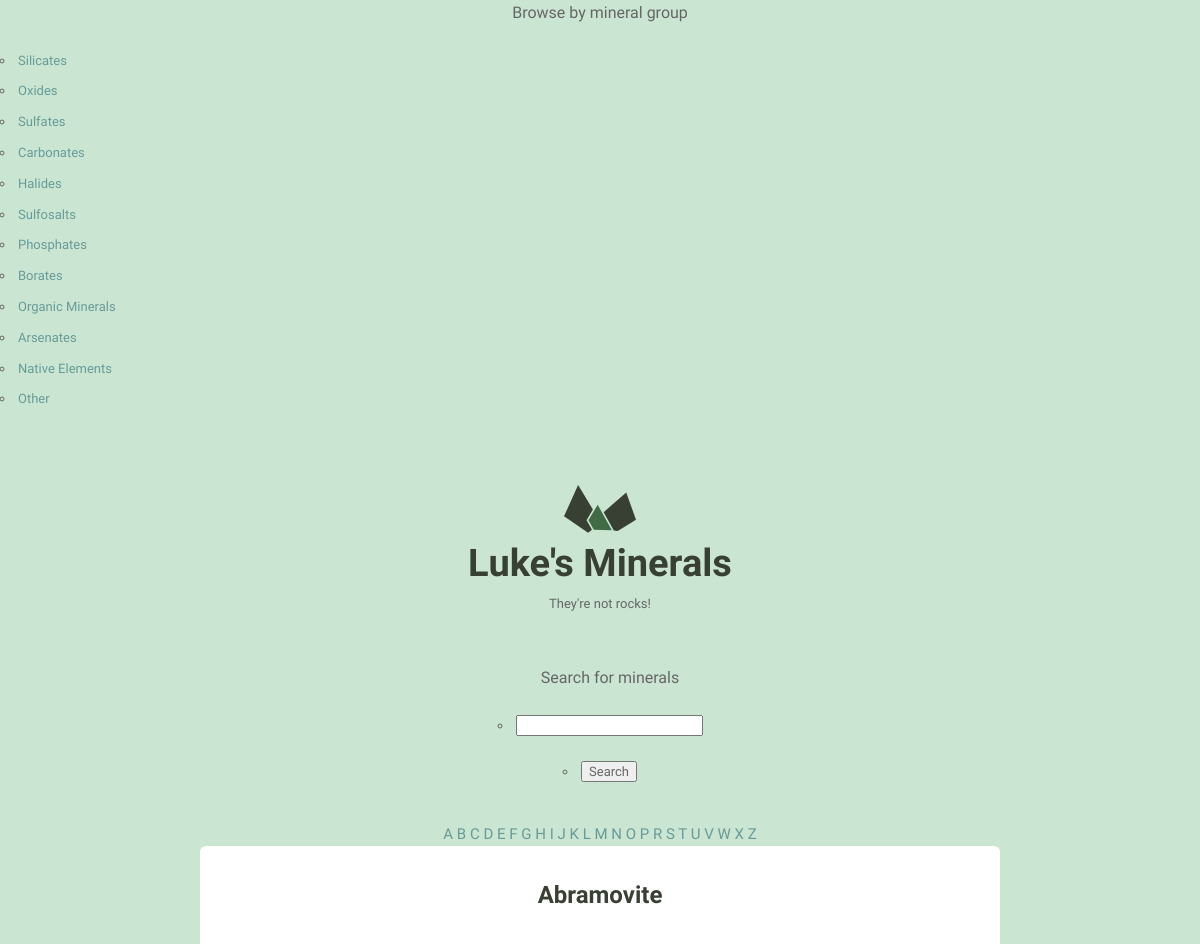
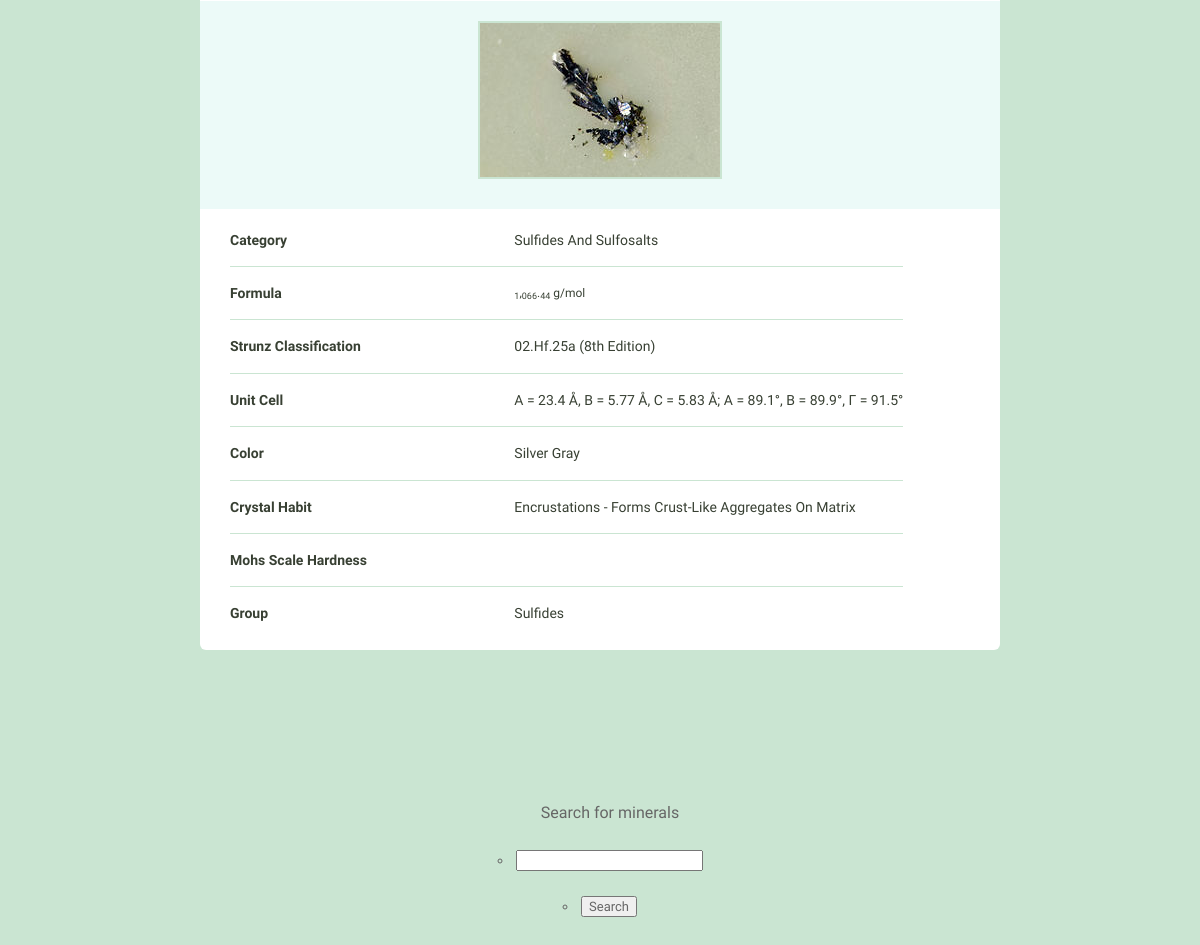
The app's page /minerals/4/ with its own data (2 pictures, top to bottom).
### minerals/models.py (models this page shows, shortened)
class Mineral(models.Model):
    name = models.CharField(max_length=255)
    image_filename = models.CharField(max_length=255)
    image_caption = models.CharField(max_length=255)
    category = models.CharField(max_length=255)
    formula = models.CharField(max_length=255)
    strunz_classification = models.CharField(max_length=255)
    color = models.CharField(max_length=255)
    crystal_system = models.CharField(max_length=255)
    unit_cell = models.CharField(max_length=255)
    crystal_symmetry = models.CharField(max_length=255)
    cleavage = models.CharField(max_length=255)
    mohs_scale_hardness = models.CharField(max_length=255)
    luster = models.CharField(max_length=255)
    streak = models.CharField(max_length=255)
    diaphaneity = models.CharField(max_length=255)
    optical_properties = models.CharField(max_length=255)
    refractive_index = models.CharField(max_length=255)
    crystal_habit = models.CharField(max_length=255)
    specific_gravity = models.CharField(max_length=255)
    group = models.CharField(max_length=255)

### minerals/views.py (the view)
# urls.py: url(r'(?P<pk>\d+)/$', views.mineral_detail, name='detail'),
def mineral_detail(request, pk):
    mineral = Mineral.objects.get(pk=pk)
    fields = [field.name for field in Mineral._meta.get_fields()]
    fields = [e for e in fields if e not in ('id', 'name', 'image_filename',
                                             'image_caption')]
    return render(request, 'minerals/detail.html', {
                  'mineral': mineral,
                  'fields': fields,
                  'alphabet': alphabet,
                  'letter': 'ZZ',
                  'groups': groups,
                  })

### minerals/templates/minerals/detail.html
{% extends "layout.html" %}
{% load mineral_filters %}
{% load static %}
{% load static from staticfiles %}
{% block content %}
<div class="grid-100 mineral__container">
  <h1 class="mineral__name">{{ mineral.name }}</h1>
  <div class="mineral__image-bg">
    <img class="mineral__image" src="{% get_static_prefix %}images/{{ mineral.name}}.jpg">
    <p class="mineral__caption">{{ mineral.img_caption|title }}</p>
  </div>
  <div class="mineral__table-container">
    <table class="mineral__table">
      <tr>
        <td class="mineral__category">Category</td>
        <td>{{ mineral.category|title }}</td>
      </tr>
      <tr>
        <td class="mineral__category">Formula</td>
        <td class="mineral__formula">{{ mineral.formula|safe }}</td>
      </tr>
      <tr>
        <td class="mineral__category">Strunz Classification</td>
        <td>{{ mineral.strunz_classification|title }}</td>
      </tr>
      <tr>
        <td class="mineral__category">Unit Cell</td>
        <td>{{ mineral.unit_cell|title }}</td>
      </tr>
      <tr>
        <td class="mineral__category">Color</td>
        <td>{{ mineral.color|title }}</td>
      </tr>
      <tr>
        <td class="mineral__category">Crystal Habit</td>
        <td>{{ mineral.crystal_habit|title }}</td>
      </tr>
      <tr>
        <td class="mineral__category">Mohs Scale Hardness</td>
        <td>{{ mineral.mohs_hardness|title }}</td>
      </tr>
      <tr>
        <td class="mineral__category">Group</td>
        <td>{{ mineral.group|title }}</td>
      </tr>
    </table>
  </div>
</div>
{% endblock %}

### assets/css/global.css (style rules this page uses)
html { font-family: sans-serif; -ms-text-size-adjust: 100%; -webkit-text-size-adjust: 100%; }
body { margin: 0; }
h1 { font-size: 2em; margin: 0.67em 0; }
sub { font-size: 75%; line-height: 0; position: relative; vertical-align: baseline; bottom: -0.25em; }
img { border: 0; }
table { border-collapse: collapse; border-spacing: 0; }
td, th { padding: 0; }
html { font-size: 62.5%; }
body { background-color: #CAE5D2; font-size: 1.5em; line-height: 1.6; font-weight: 400; font-family: "Cousine"; color: #666; }
.grid, .grid-5, .grid-10, .grid-15, .grid-20, .grid-25, .grid-30, .grid-33, .grid-35, .grid-40, .grid-45, .grid-50, .grid-55, .grid-60, .grid-65, .grid-66, .grid-70, .grid-75, .grid-80, .grid-90, .grid-95, .grid-100 { float: left; box-sizing: border-box; position: relative; }
.grid-100 { width: 100%; padding: 0 15px; }
h1, h2, h3, h4, h5, h6 { margin-top: 0; margin-bottom: 2rem; font-weight: bold; font-family: "Work Sans", sans-serif; color: #384033; }
h1 { font-size: 3.8rem; }
@media (min-width: 550px) { h1 { font-size: 3.8rem; } }
p { margin-top: 0; font-size: 1.6rem; }
th, td { padding: 15px; text-align: left; border-bottom: 1px solid #e1e1e1; }
th:first-child, td:first-child { padding-left: 0; }
th:last-child, td:last-child { padding-right: 0; }
table, p, ul { margin-bottom: 2.5rem; }
.mineral__container { background-color: #fff; border-radius: 6px; list-style: none; padding: 0; text-align: center; }
.mineral__name { display: block; width: 100%; margin: 0; font-size: 24px; padding: 30px 0 30px 0; }
.mineral__image { display: block; margin: 0 auto; border: solid 2px #CAE5D2; }
.mineral__image-bg { background-color: #ecfaf8; padding: 20px 0; }
.mineral__caption { font-size: 12px; font-style: italic; padding: 10px 0 0 0; margin: 0; }
.mineral__table { font-size: 14px; color: #384033; }
.mineral__table td { border-color: #CAE5D2; }
.mineral__table tr:last-of-type td { border-bottom: none; padding-bottom: 0; }
.mineral__table-container { padding: 5px 30px 0; }
.mineral__category { font-weight: bold; width: 40%; }
.mineral__formula { font-size: 12px; }

### records on screen
Mineral: name "Abramovite", name (picture), category "Sulfides And Sulfosalts", formula "1 , 066 . 44 g/mol", strunz_classification "02.Hf.25a (8th Edition)", unit_cell "A = 23.4 Å, B = 5.77 Å, C = 5.83 Å; Α = 89.1°, Β = 89.9°, Γ = 91.5°", color "Silver Gray", crystal_habit "Encrustations - Forms Crust-Like Aggregates On Matrix", group "Sulfides"

### other values on screen
{{ group }} "Silicates" "Oxides" "Sulfates" "Carbonates" "Halides" "Sulfosalts" "Phosphates" "Borates" "Organic Minerals" "Arsenates" "Native Elements" "Other"
{{ character }} "A" "B" "C" "D" "E" "F" "G" "H" "I" "J" "K" "L" "M" "N" "O" "P" "R" "S" "T" "U" "V" "W" "X" "Z"
